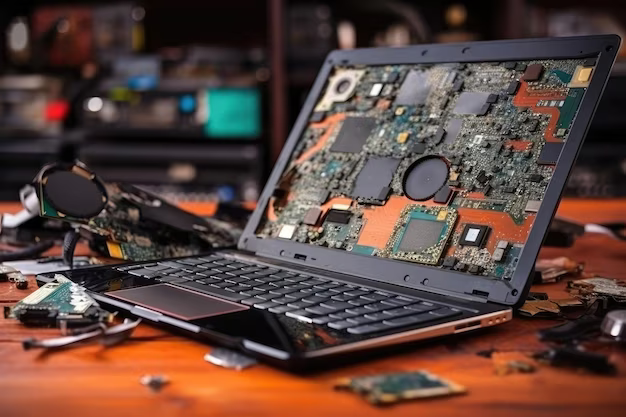
#> input picture packages/@aws-prototyping/fraud-detection/app/detect_ai_generated/laptop-generated.png, 626 x 417 px; its folder holds only this picture in this run
$ python -i segmentation.py   (imports and definitions only)
#> lines starting #> are read from the running program, lines starting #| are printed output that depends on the picture; after the words box and inside, x2 and y2 are one past the last pixel; in counts of white or black regions, pixels touching at a corner belong together
#> further down, picture is the input picture: shape (417, 626, 3); mean B, G, R 61, 68, 92.5
import io
import json
import os

import cv2
import numpy as np
from PIL import Image
from sagemaker import Predictor


# [145 lines left out: functions find_images, query, getvocpalette, get_prediction_image, parse_response, resize_image_if_needed and 1 more, not called in this run]


# https://www.freedomvc.com/index.php/2022/01/17/basic-background-remover-with-opencv/
def bgremove(myimage: Image):
    open_cv_image = np.array(myimage)
    # First Convert to Grayscale
    myimage_grey = cv2.cvtColor(open_cv_image, cv2.COLOR_BGR2GRAY)
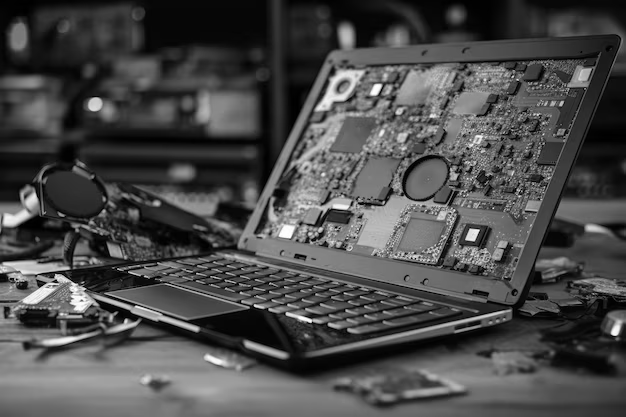
#> myimage_grey: shape (417, 626); min 0, max 255, mean 74.5

    ret, baseline = cv2.threshold(myimage_grey, 127, 255, cv2.THRESH_TRUNC)
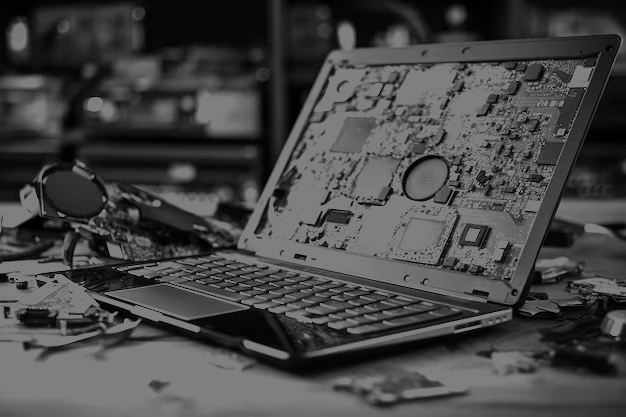
#> baseline: shape (417, 626); min 0, max 127, mean 69.9

    ret, background = cv2.threshold(baseline, 126, 255, cv2.THRESH_BINARY)
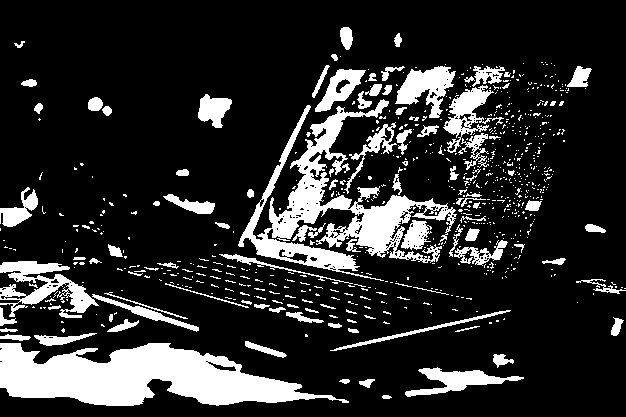
#> background: shape (417, 626); 17.6% white; 741 white regions (636 under 20 px), largest, box (x1, y1, x2, y2) and area: (0, 343, 349, 406) 12658, (238, 99, 457, 281) 10446, (0, 261, 99, 318) 2371

    ret, foreground = cv2.threshold(baseline, 126, 255, cv2.THRESH_BINARY_INV)

    foreground = cv2.bitwise_and(open_cv_image, open_cv_image,
                                 mask=foreground)  # Update foreground with bitwise_and to extract real foreground
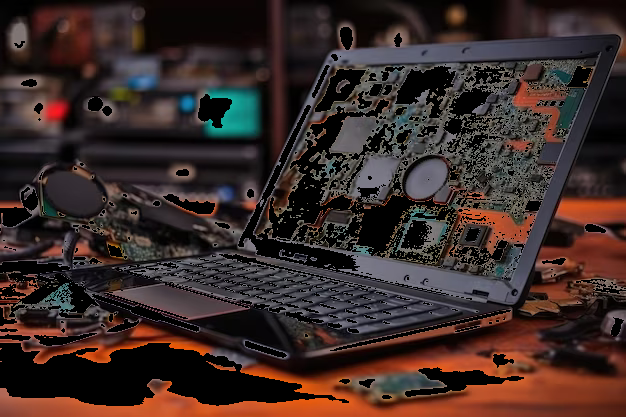
#> foreground: shape (417, 626, 3); mean B, G, R 39.8, 42.9, 59.4

    # Convert black and white back into 3 channel greyscale
    background = cv2.cvtColor(background, cv2.COLOR_GRAY2BGR)

    # Combine the background and foreground to obtain our final image
    finalimage = foreground  # background + foreground
    return Image.fromarray(finalimage)


# [72 lines left out: functions make_same_size, modify_filename, build_bg_removed_dataset, not called in this run]


# [1 line not run here, left out]

>>> import cv2
>>> picture = cv2.imread('detect_ai_generated/laptop-generated.png')
>>> result = bgremove(picture)
